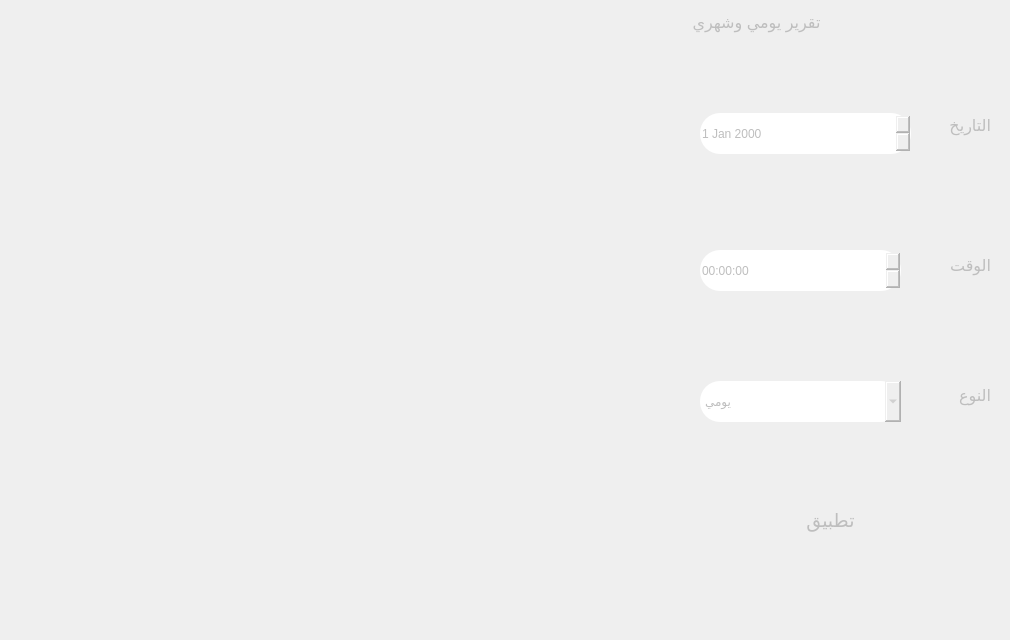
      <widget class="QWidget" name="tab_16">
       <attribute name="title">
        <string>عمل تقرير</string>
       </attribute>
       <widget class="QGroupBox" name="groupBox_3">
        <property name="enabled">
         <bool>false</bool>
        </property>
        <property name="geometry">
         <rect>
          <x>690</x>
          <y>10</y>
          <width>311</width>
          <height>621</height>
         </rect>
        </property>
        <property name="font">
         <font>
          <family>Segoe UI</family>
          <pointsize>12</pointsize>
         </font>
        </property>
        <property name="styleSheet">
         <string notr="true">border-radius:20px;</string>
        </property>
        <property name="title">
         <string>تقرير يومي وشهري</string>
        </property>
        <widget class="QDateEdit" name="dateEdit_2">
         <property name="geometry">
          <rect>
           <x>10</x>
           <y>103</y>
           <width>211</width>
           <height>41</height>
          </rect>
         </property>
        </widget>
        <widget class="QLabel" name="label_9">
         <property name="geometry">
          <rect>
           <x>220</x>
           <y>90</y>
           <width>81</width>
           <height>51</height>
          </rect>
         </property>
         <property name="font">
          <font>
           <family>Segoe UI</family>
           <pointsize>12</pointsize>
           <weight>50</weight>
           <bold>false</bold>
          </font>
         </property>
         <property name="text">
          <string>التاريخ</string>
         </property>
        </widget>
        <widget class="QTimeEdit" name="timeEdit">
         <property name="geometry">
          <rect>
           <x>10</x>
           <y>240</y>
           <width>201</width>
           <height>41</height>
          </rect>
         </property>
        </widget>
        <widget class="QLabel" name="label_10">
         <property name="geometry">
          <rect>
           <x>220</x>
           <y>230</y>
           <width>81</width>
           <height>51</height>
          </rect>
         </property>
         <property name="font">
          <font>
           <family>Segoe UI</family>
           <pointsize>12</pointsize>
           <weight>50</weight>
           <bold>false</bold>
          </font>
         </property>
         <property name="text">
          <string>الوقت</string>
         </property>
        </widget>
        <widget class="QLabel" name="label_11">
         <property name="geometry">
          <rect>
           <x>220</x>
           <y>360</y>
           <width>81</width>
           <height>51</height>
          </rect>
         </property>
         <property name="font">
          <font>
           <family>Segoe UI</family>
           <pointsize>12</pointsize>
           <weight>50</weight>
           <bold>false</bold>
          </font>
         </property>
         <property name="text">
          <string>النوع</string>
         </property>
        </widget>
        <widget class="QComboBox" name="comboBox">
         <property name="geometry">
          <rect>
           <x>10</x>
           <y>371</y>
           <width>201</width>
           <height>41</height>
          </rect>
         </property>
         <item>
          <property name="text">
           <string>يومي</string>
          </property>
         </item>
         <item>
          <property name="text">
           <string>شهري</string>
          </property>
         </item>
         <item>
          <property name="text">
           <string>يومي وشهري</string>
          </property>
         </item>
         <item>
          <property name="text">
           <string>سنوي</string>
          </property>
         </item>
         <item>
          <property name="text">
           <string>كل التواريخ</string>
          </property>
         </item>
        </widget>
        <widget class="QPushButton" name="pushButton_25">
         <property name="geometry">
          <rect>
           <x>60</x>
           <y>480</y>
           <width>161</width>
           <height>61</height>
          </rect>
         </property>
         <property name="font">
          <font>
           <family>Segoe UI</family>
           <pointsize>14</pointsize>
          </font>
         </property>
         <property name="text">
          <string>تطبيق</string>
         </property>
        </widget>
       </widget>
      </widget>
